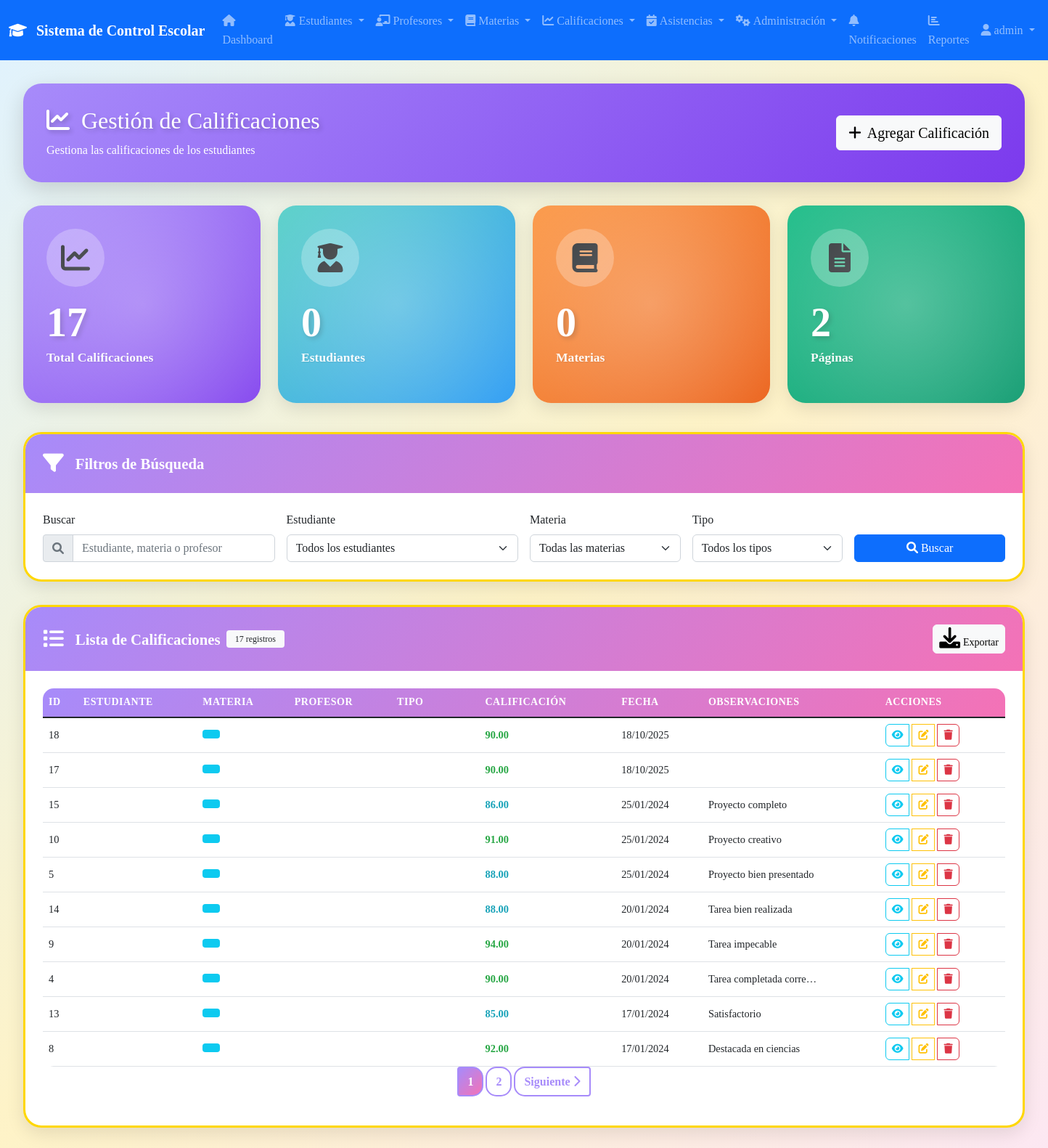
The app's page /modules/calificaciones/index.php (signed in) with its own data.
### tables this page shows
CREATE TABLE IF NOT EXISTS `calificaciones` (
  `id` int NOT NULL AUTO_INCREMENT,
  `estudiante_id` int NOT NULL,
  `materia_id` int NOT NULL,
  `profesor_id` int NOT NULL,
  `tipo_evaluacion` enum('examen','tarea','proyecto','participacion','practica') NOT NULL,
  `calificacion` decimal(5,2) NOT NULL,
  `fecha_evaluacion` date NOT NULL,
  `observaciones` text,
  `fecha_creacion` timestamp NULL DEFAULT CURRENT_TIMESTAMP,
  `fecha_actualizacion` timestamp NULL DEFAULT CURRENT_TIMESTAMP ON UPDATE CURRENT_TIMESTAMP,
  PRIMARY KEY (`id`),
  KEY `materia_id` (`materia_id`),
  KEY `profesor_id` (`profesor_id`),
  KEY `idx_calificaciones_estudiante_materia` (`estudiante_id`,`materia_id`)
);

### modules/calificaciones/index.php (the view, shortened to what the rows shown need)
<?php
$page_title = 'Gestión de Calificaciones';
$page = isset($_GET['page']) ? max(1, (int)$_GET['page']) : 1;
$limit = 10;
try {
    $pdo = conectarDB();
    $where_conditions = [];
    $params = [];
    $where_clause = !empty($where_conditions) ? "WHERE " . implode(" AND ", $where_conditions) : "";
    $offset = ($page - 1) * $limit;
    $sql = "
        SELECT
            c.id,
            c.estudiante_id,
            c.materia_id,
            c.profesor_id,
            c.tipo_evaluacion,
            c.calificacion,
            c.fecha_evaluacion,
            c.observaciones,
            c.fecha_creacion,
            e.nombre as estudiante_nombre,
            e.apellido_paterno as estudiante_apellido,
            e.apellido_materno as estudiante_apellido_materno,
            m.nombre as materia_nombre,
            p.nombre as profesor_nombre,
            p.apellido_paterno as profesor_apellido
        FROM calificaciones c
        LEFT JOIN estudiantes e ON c.estudiante_id = e.id
        LEFT JOIN materias m ON c.materia_id = m.id
        LEFT JOIN profesores p ON c.profesor_id = p.id
        {$where_clause}
        ORDER BY c.fecha_evaluacion DESC, c.id DESC
        LIMIT {$limit} OFFSET {$offset}
    ";
    $stmt = $pdo->prepare($sql);
    $stmt->execute($params);
    $calificaciones = $stmt->fetchAll(PDO::FETCH_ASSOC);
} catch (Exception $e) {
    $calificaciones = [];
    $total_records = 0;
    $total_pages = 0;
    $estudiantes = [];
    $materias = [];
    $tipos_evaluacion = [];
    $error_message = "Error al cargar los datos: " . $e->getMessage();
}
include __DIR__ . '/../../includes/navbar.php';
?>
<!DOCTYPE html>
<html lang="es">
<head>
    <link href="https://cdn.jsdelivr.net/npm/bootstrap@5.1.3/dist/css/bootstrap.min.css" rel="stylesheet">
    <link href="https://cdnjs.cloudflare.com/ajax/libs/font-awesome/6.0.0/css/all.min.css" rel="stylesheet">
    <link href="../../assets/css/style.css" rel="stylesheet">
    <link href="../../assets/css/dashboard-style.css" rel="stylesheet">
</head>
<body class="dashboard-style">
    <div class="main-container">
        <div class="row">
            <div class="col-12">
                <div class="page-header">
                    <div class="d-flex justify-content-between align-items-center">
                        <div>
                            <h2 class="mb-0">
                                <i class="fas fa-chart-line me-2"></i>
                                <?php echo $page_title; ?>
                            </h2>
                        </div>
                    </div>
                </div>
                <div class="content-card">
                    <div class="card-body p-4">
                        <?php if (!empty($calificaciones)): ?>
                        <div class="table-responsive">
                            <table class="table table-module table-hover">
                                <thead>
                                    <tr>
                                        <th>ID</th>
                                        <th>Estudiante</th>
                                        <th>Materia</th>
                                        <th>Profesor</th>
                                        <th>Tipo</th>
                                        <th>Calificación</th>
                                        <th>Fecha</th>
                                        <th>Observaciones</th>
                                        <th>Acciones</th>
                                    </tr>
                                </thead>
                                <tbody>
                                    <?php foreach ($calificaciones as $calificacion): ?>
                                    <tr>
                                        <td><?php echo $calificacion['id']; ?></td>
                                        <td>
                                        </td>
                                        <td>
                                            <span class="badge bg-info">
                                            </span>
                                        </td>
                                        <td>
                                        </td>
                                        <td>
                                            <span class="badge tipo-badge">
                                            </span>
                                        </td>
                                        <td>
                                            <?php
                                            $nota = $calificacion['calificacion'];
                                            $clase_nota = '';
                                            if ($nota >= 90) $clase_nota = 'nota-excelente';
                                            elseif ($nota >= 80) $clase_nota = 'nota-buena';
                                            elseif ($nota >= 70) $clase_nota = 'nota-regular';
                                            else $clase_nota = 'nota-mala';
                                            ?>
                                            <span class="calificacion-badge <?php echo $clase_nota; ?>">
                                                <?php echo number_format($nota, 2); ?>
                                            </span>
                                        </td>
                                        <td>
                                            <?php echo date('d/m/Y', strtotime($calificacion['fecha_evaluacion'])); ?>
                                        </td>
                                        <td>
                                            <div class="text-truncate" style="max-width: 150px;" title="<?php echo htmlspecialchars($calificacion['observaciones'] ?? ''); ?>">
                                                <?php echo htmlspecialchars($calificacion['observaciones'] ?? ''); ?>
                                            </div>
                                        </td>
                                        <td>
                                            <div class="btn-group" role="group">
                                                <a href="ver.php?id=<?php echo $calificacion['id']; ?>"
                                                   class="btn btn-outline-info btn-sm action-btn"
                                                   title="Ver detalles">
                                                    <i class="fas fa-eye"></i>
                                                </a>
                                                <a href="editar.php?id=<?php echo $calificacion['id']; ?>"
                                                   class="btn btn-outline-warning btn-sm action-btn"
                                                   title="Editar">
                                                    <i class="fas fa-edit"></i>
                                                </a>
                                                <button type="button"
                                                        class="btn btn-outline-danger btn-sm action-btn"
                                                        title="Eliminar"
                                                        onclick="eliminarCalificacion(<?php echo $calificacion['id']; ?>, '<?php echo htmlspecialchars(($calificacion['estudiante_nombre'] ?? '') . ' ' . ($calificacion['estudiante_apellido'] ?? '')); ?>')">
                                                    <i class="fas fa-trash"></i>
                                                </button>
                                            </div>
                                        </td>
                                    </tr>
                                    <?php endforeach; ?>
                                </tbody>
                            </table>
                        </div>
                        <?php endif; ?>
                    </div>
                </div>
            </div>
        </div>
    </div>
</body>
</html>

### records on screen
calificaciones: id "18", calificacion "90.00", fecha_evaluacion "18/10/2025"
calificaciones: id "17", calificacion "90.00", fecha_evaluacion "18/10/2025"
calificaciones: id "15", calificacion "86.00", fecha_evaluacion "25/01/2024", observaciones "Proyecto completo"
calificaciones: id "10", calificacion "91.00", fecha_evaluacion "25/01/2024", observaciones "Proyecto creativo"
calificaciones: id "5", calificacion "88.00", fecha_evaluacion "25/01/2024", observaciones "Proyecto bien presentado"
calificaciones: id "14", calificacion "88.00", fecha_evaluacion "20/01/2024", observaciones "Tarea bien realizada"
calificaciones: id "9", calificacion "94.00", fecha_evaluacion "20/01/2024", observaciones "Tarea impecable"
calificaciones: id "4", calificacion "90.00", fecha_evaluacion "20/01/2024", observaciones "Tarea completada corre…"
calificaciones: id "13", calificacion "85.00", fecha_evaluacion "17/01/2024", observaciones "Satisfactorio"
calificaciones: id "8", calificacion "92.00", fecha_evaluacion "17/01/2024", observaciones "Destacada en ciencias"

### other values on screen
SITE_NAME "Sistema de Control Escolar"
$_SESSION['username'] "admin"
$page_title "Gestión de Calificaciones"
$total_records "17"
count($estudiantes) "0"
count($materias) "0"
$total_pages "2"
